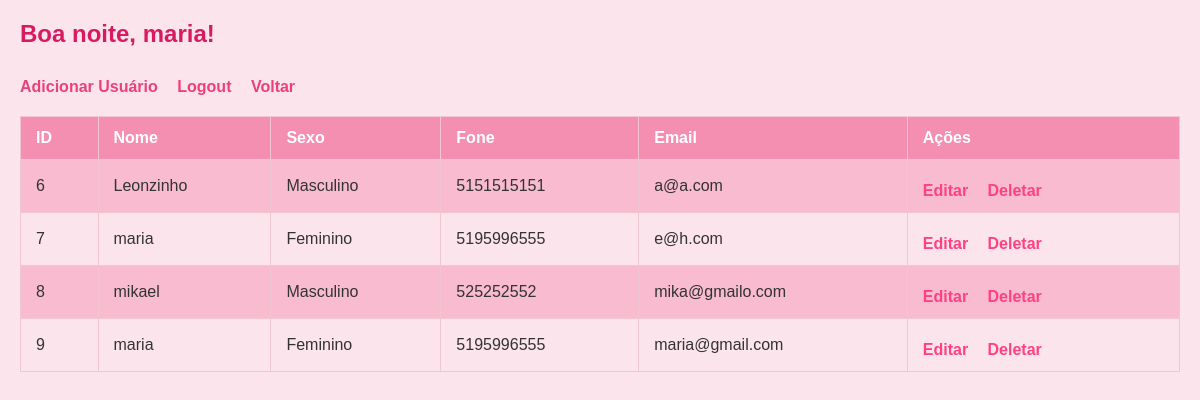
Screenshot of /projetocrud/consultarUsuario.php (signed in) with the database file from the repository.
### tables this page shows
CREATE TABLE `usuario` (
  `id` int(11) NOT NULL,
  `nome` varchar(255) NOT NULL,
  `email` varchar(255) NOT NULL,
  `senha` varchar(255) NOT NULL,
  `fone` varchar(20) NOT NULL,
  `sexo` varchar(15) NOT NULL
);

### projetocrud/classes/usuario.php (called while the page is built, shortened)
<?php
class Usuario
{
    private $conn;
    private $table_name = "usuario";
    public function __construct($db)
    {
        $this->conn = $db;
    }
    public function ler()
    {
        $query = "SELECT * FROM " . $this->table_name;
        $stmt = $this->conn->prepare($query);
        $stmt->execute();
        return $stmt;
    }
}
?>

### projetocrud/consultarUsuario.php (the view, shortened to what this page needs)
<?php
include_once './config/config.php';
include_once './classes/usuario.php';
    $usuario = new Usuario($db);
    $nome_usuario =  $_SESSION['usuario_nome'];
    $dados = $usuario->ler();
    function saudacao()
{
    $hora = date('H');
    if ($hora >= 6 && $hora < 12) {
        return "Bom dia";
    } else if ($hora >= 12 && $hora < 18) {
        return "Boa tarde";
    } else {
        return "Boa noite";
    }
}
?>
<!DOCTYPE html>
<html lang="pt-br">
<head>
</head>
<body>
    <h1><?php echo saudacao() . ", " . $nome_usuario; ?>!</h1>
    <a href="registrar.php">Adicionar Usuário</a>
    <a href="logout.php">Logout</a>
    <a href="portal.php">Voltar</a>
<br>
    <table border="1">
        <tr>
            <th>ID</th>
            <th>Nome</th>
            <th>Sexo</th>
            <th>Fone</th>
            <th>Email</th>
            <th>Ações</th>
        </tr>
        <?php while ($row = $dados->fetch(PDO::FETCH_ASSOC)) : ?>
            <tr>
                <td><?php echo $row['id']; ?></td>
                <td><?php echo $row['nome']; ?></td>
                <td><?php echo ($row['sexo'] === 'M') ? 'Masculino' : 'Feminino'; ?></td>
                <td><?php echo $row['fone']; ?></td>
                <td><?php echo $row['email']; ?></td>
                <td>
                    <a href="editar.php?id=<?php echo $row['id']; ?>">Editar</a>
                    <a href="deletar.php?id=<?php echo $row['id']; ?>">Deletar</a>
                </td>
            </tr>
        <?php endwhile; ?>
    </table>
</body> </html>

### projetocrud/consultarUsuario.php (style rules this page uses)
* { margin: 0; padding: 0; box-sizing: border-box; }
body { font-family: Arial, sans-serif; background-color: #fce4ec; color: #333; padding: 20px; }
h1 { color: #d81b60; font-size: 24px; margin-bottom: 20px; }
a { color: #ec407a; text-decoration: none; margin-right: 15px; font-weight: bold; }
table { width: 100%; border-collapse: collapse; margin-top: 20px; }
th, td { padding: 12px 15px; text-align: left; border: 1px solid #f1c6d1; }
th { background-color: #f48fb1; color: white; }
tr:nth-child(even) { background-color: #f8bbd0; }
td a { color: #ff4081; }
table { margin-top: 20px; }
a { margin-top: 10px; display: inline-block; }

### rows the page displays
usuario: id "6", nome "Leonzinho", sexo "Masculino", fone "5151515151", email "a@a.com"
usuario: id "7", nome "maria", sexo "Feminino", fone "5195996555", email "e@h.com"
usuario: id "8", nome "mikael", sexo "Masculino", fone "525252552", email "mika@gmailo.com"
usuario: id "9", nome "maria", sexo "Feminino", fone "5195996555", email "maria@gmail.com"

### other values shown
saudacao() "Boa noite"
$nome_usuario "maria"
